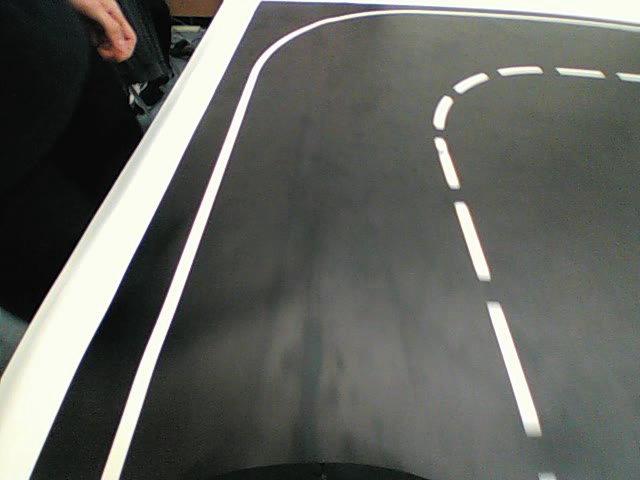
#> input picture frame 5 of videos/0.avi, 640 x 480 px, given in place of vid.mp4, which was not available
$ python aicar.py
#> lines starting #> are read from the running program, lines starting #| are printed output that depends on the picture; after the words box and inside, x2 and y2 are one past the last pixel; in counts of white or black regions, pixels touching at a corner belong together; pictures that were not available may be replaced by others from this repository, and a replacement may not be noted
import cv2

import numpy as np
import time
import os
#import pigpio
#test_git

#os.system("sudo pigpiod")  # Launching GPIO library


ESC = 17 # драйвер двигателя, смотри на номера после GPIO
STEER = 18 # сервопривод

# [8 lines of commented-out code are left out]


ESCAPE = 27
key = 1

SIZE = (400, 300)


RECT = np.float32([[0, 299], #из трапеции получаем прямоугольник
                   [399, 299],
                   [399, 0],
                   [0, 0]])

"""чтобы воспользоваться получением перспективы нужен тип флоат"""

TRAP = np.float32([[70, 250],
                   [330, 250],

                   [280, 200],
                   [100, 200]])


cap = cv2.VideoCapture("vid.mp4")


while True:

    ret, frame = cap.read()
#> frame is the input picture: shape (480, 640, 3); mean B, G, R 95.7, 100.2, 98.9
    cv2.waitKey(1) #смена кадров

    if ret == False:
       print("End of File")
       break


    frame = cv2.resize(frame, SIZE)
#> frame: shape (300, 400, 3)

    cv2.circle(frame, (140, 200), 5, (0,0,255), -1)
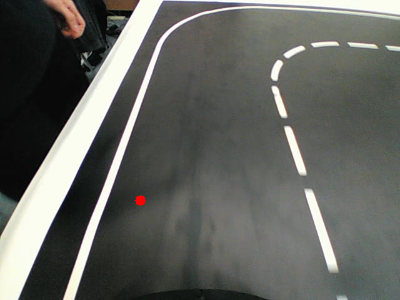
#> frame: shape (300, 400, 3); mean B, G, R 95.6, 100.1, 99
    cv2.circle(frame, (240, 200), 5, (0,0,255), -1)
#> frame: shape (300, 400, 3); 0.07% of pixels changed, all inside (x1, y1, x2, y2) = (235, 195, 246, 206)

    cv2.circle(frame, (70, 250), 5, (0,0,255), -1)
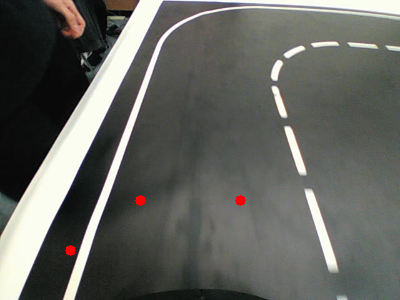
#> frame: shape (300, 400, 3); mean B, G, R 95.5, 100, 99.2
    cv2.circle(frame, (330, 250), 5, (0,0,255), -1)
#> frame: shape (300, 400, 3); 0.07% of pixels changed, all inside (x1, y1, x2, y2) = (325, 245, 336, 256)

    cv2.imshow("frame", frame)


    frame_gray = cv2.cvtColor(frame, cv2.COLOR_BGR2GRAY)
    #cv2.imshow("Gray", frame_gray)


    binary = cv2.inRange(frame_gray, 210, 255)
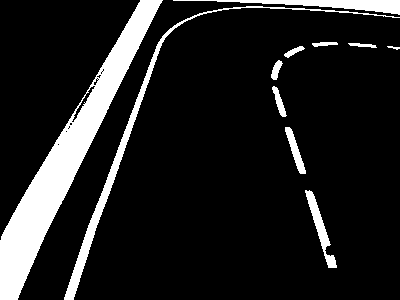
#> binary: shape (300, 400); 12.5% white; 11 white regions, largest, box (x1, y1, x2, y2) and area: (0, 0, 163, 300) 9725, (64, 6, 400, 300) 2440, (173, 0, 400, 15) 1258

    binary = cv2.resize(binary, SIZE)
    #cv2.imshow("Binary", binary)

    #binary = cv2.GaussianBlur(binary,(5,5), 0)

    binary_visual = binary.copy()


    cv2.polylines(binary_visual, [np.array(TRAP, dtype=np.int32)], True, 255, 2)
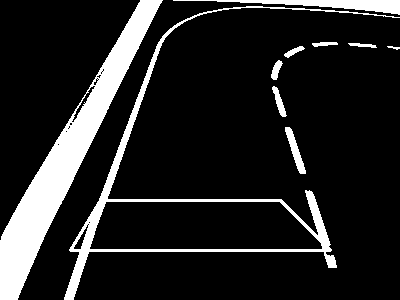
#> binary_visual: shape (300, 400); 13.9% white; 10 white regions, largest, box (x1, y1, x2, y2) and area: (0, 0, 163, 300) 9725, (64, 6, 400, 300) 4700, (173, 0, 400, 15) 1258
    cv2.imshow("TRAP", binary_visual )


    M = cv2.getPerspectiveTransform(TRAP, RECT)

    perspective = cv2.warpPerspective(binary, M, SIZE, flags=cv2.INTER_LINEAR)
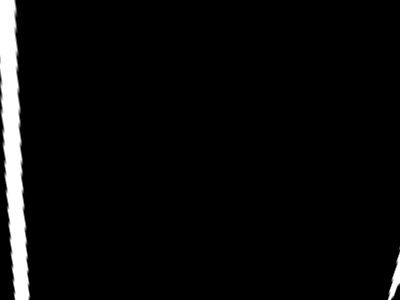
#> perspective: shape (300, 400); min 0, max 255, mean 10.8

    cv2.imshow("Perspective", perspective)


    hist = np.sum(perspective[0:200], axis=0) #axis0 сумма элементов в каждом столбце[]
#> hist = 400 values, max 51000 at index 9, min 0 at index 25, mean 2113.5

    center = hist.shape[0] // 2
#> center = 200
    #print('center',center)

    hist_l = hist[:center]
#> hist_l = 200 values, max 51000 at index 9, min 0 at index 25, mean 4227
    hist_r = hist[center:]
#> hist_r = 200 values from 0 to 0
    # print(f""" hist_l={hist_l}
    # hist_r={hist_r} """)

    ind_left = np.argmax(hist_l)
#> ind_left = 9
    ind_right = np.argmax(hist_r) + center
#> ind_right = 200
    #print(ind_left, ind_right)

    out = perspective.copy()


    cv2.line(out, (ind_left, 0), (ind_left, 299), 255, 2)
    cv2.line(out, (ind_right, 0), (ind_right, 299), 255, 2)
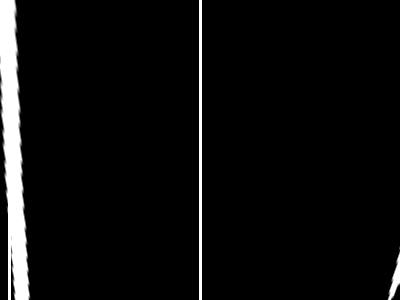
#> out: shape (300, 400); min 0, max 255, mean 13.2
    cv2.imshow("Lines", out)

    center_road = (ind_left + ind_right) // 2
#> center_road = 104
    #print("center_road",center_road)


    Error = center_road - center
#> Error = -96
    #print('Error',Error)

    angle = 1400 + (Error*10)
#> angle = 440
    print(angle)
#| 440
    #time.sleep(0.1)


    #pi.set_servo_pulsewidth(STEER, int(angle))
    #pi.set_servo_pulsewidth(ESC, 1555)


    if cv2.waitKey(1)==ord("q"):
#> (key q is pressed here)
        break


    if cv2.waitKey(1)==ord("a"):
        #os.system("sudo killall pigpiod")
        print("sudo killall pigpiod")
        break


# cv2.destroyAllWindows()
# cap.release()

$ run again, starting later in the video
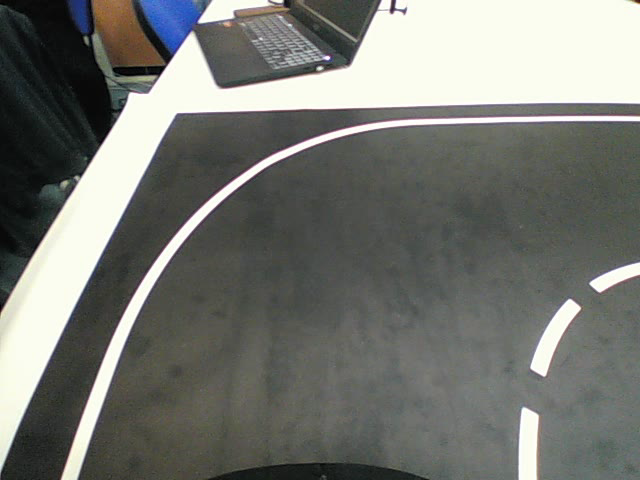
#> input picture frame 22 of videos/0.avi, 640 x 480 px, given in place of vid.mp4, which was not available
#> frame is the input picture: shape (480, 640, 3); mean B, G, R 114, 119.3, 117.6
#> binary: shape (300, 400); 21.1% white; 12 white regions (5 under 20 px), largest, box (x1, y1, x2, y2) and area: (0, 0, 400, 292) 21282, (39, 73, 400, 300) 2361, (332, 187, 363, 235) 511
#> `cv2.polylines(binary_visual, [np.array(TRAP, dtype=np.int32)], True, 2..`:
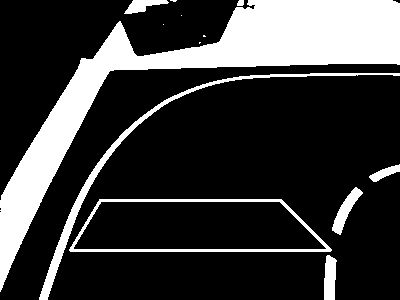
#> binary_visual: shape (300, 400); 22.5% white; 13 white regions (5 under 20 px), largest, box (x1, y1, x2, y2) and area: (0, 0, 400, 292) 21282, (39, 73, 400, 300) 2361, (69, 199, 332, 252) 1754
#> perspective: shape (300, 400); every value is 0
#> hist = 400 values from 0 to 0
#> hist_l = 200 values from 0 to 0
#> ind_left = 0
#> ind_right = 200
#> `cv2.line(out, (ind_right, 0), (ind_right, 299), 255, 2)`:
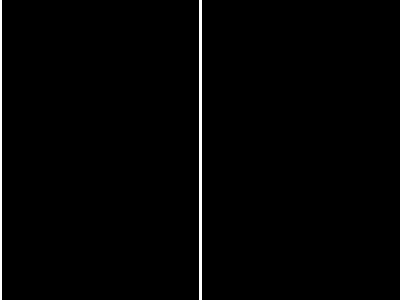
#> out: shape (300, 400); 1.2% white; 2 white regions, box (x1, y1, x2, y2) and area: (199, 0, 202, 300) 900, (0, 0, 2, 300) 600
#> center_road = 100
#> Error = -100
#> angle = 400
#| 400

$ run again, starting later in the video
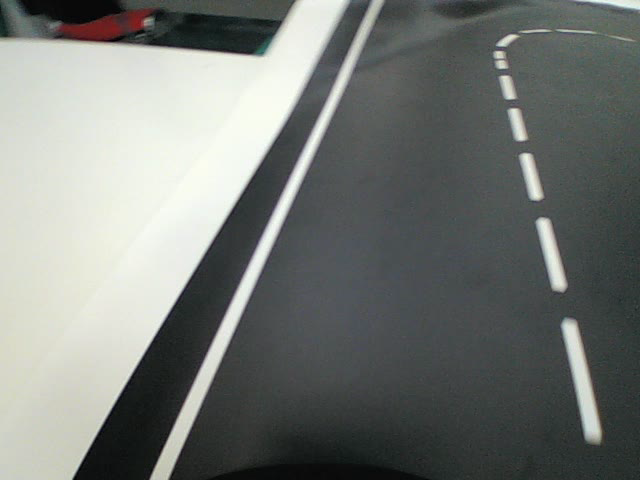
#> input picture frame 40 of videos/0.avi, 640 x 480 px, given in place of vid.mp4, which was not available
#> frame is the input picture: shape (480, 640, 3); mean B, G, R 117.6, 121.2, 117.5
#> `binary = cv2.inRange(frame_gray, 210, 255)`:
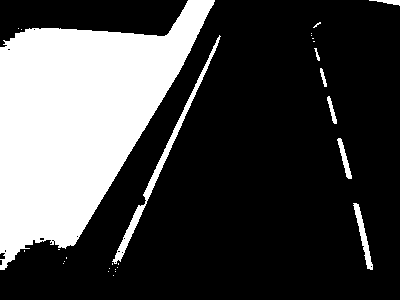
#> binary: shape (300, 400); 27.4% white; 28 white regions (20 under 20 px), largest, box (x1, y1, x2, y2) and area: (0, 0, 215, 270) 30689, (112, 35, 221, 264) 1321, (353, 203, 373, 270) 384
#> binary_visual: shape (300, 400); 28.8% white; 27 white regions (20 under 20 px), largest, box (x1, y1, x2, y2) and area: (0, 0, 332, 270) 33605, (353, 203, 373, 270) 384, (337, 138, 352, 179) 207
#> hist = 400 values, max 49779 at index 0, min 0 at index 5, mean 1922.9
#> hist_l = 200 values, max 49779 at index 0, min 0 at index 5, mean 3845.8
#> hist_r = 200 values from 0 to 0
#> ind_left = 0
#> ind_right = 200
#> `cv2.line(out, (ind_right, 0), (ind_right, 299), 255, 2)`:
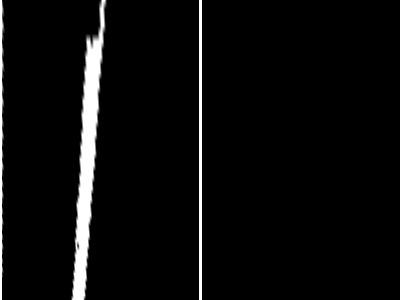
#> out: shape (300, 400); min 0, max 255, mean 11.6
#> center_road = 100
#> Error = -100
#> angle = 400
#| 400
